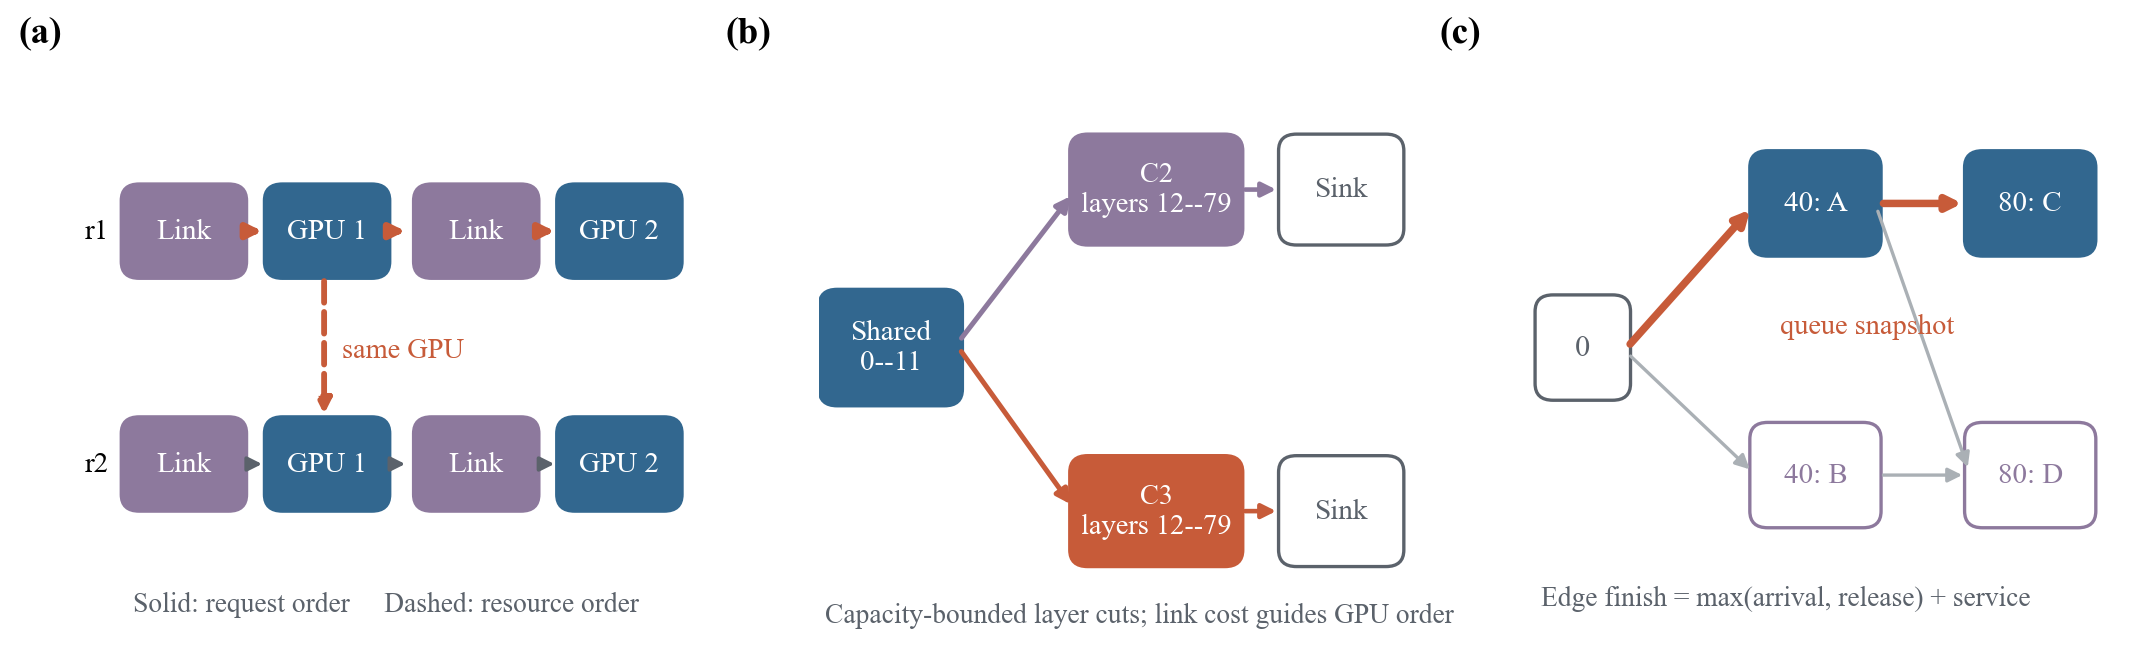

The script that drew this image:
"""Vector schematic of the three implemented methods; no empirical data encoded."""

from matplotlib.patches import FancyArrowPatch, FancyBboxPatch
import matplotlib.pyplot as plt

from common import HELIX, OURS, CANONICAL, GRAY, LIGHT, panel, save


def box(ax, x, y, w, h, label, color, *, pale=False, size=7.3):
    patch = FancyBboxPatch((x, y), w, h, boxstyle="round,pad=0.01,rounding_size=0.03",
                           facecolor="white" if pale else color,
                           edgecolor=color, linewidth=0.8)
    ax.add_patch(patch)
    ax.text(x + w / 2, y + h / 2, label, ha="center", va="center",
            color=color if pale else "white", fontsize=size)
    return patch


def arrow(ax, xy0, xy1, *, color=GRAY, width=1.1, dashed=False):
    ax.add_patch(FancyArrowPatch(xy0, xy1, arrowstyle="-|>", mutation_scale=7,
                                 color=color, linewidth=width,
                                 linestyle="--" if dashed else "-"))


def setup(ax, letter):
    ax.set_xlim(0, 1)
    ax.set_ylim(0, 1)
    ax.axis("off")
    panel(ax, letter)


def event_dag(ax):
    setup(ax, "a")
    xs = [0.03, 0.27, 0.52, 0.76]
    labels = ["Link", "GPU 1", "Link", "GPU 2"]
    colors = [CANONICAL, HELIX, CANONICAL, HELIX]
    for y, suffix in ((0.64, "r1"), (0.22, "r2")):
        ax.text(0.0, y + 0.075, suffix, ha="right", va="center", fontsize=7)
        for x, label, color in zip(xs, labels, colors):
            box(ax, x, y, 0.19, 0.15, label, color, size=7)
        for x in (0.22, 0.46, 0.71):
            arrow(ax, (x, y + 0.075), (x + 0.05, y + 0.075),
                  color=OURS if y > 0.5 else GRAY,
                  width=1.6 if y > 0.5 else 0.9)
    arrow(ax, (0.36, 0.64), (0.36, 0.37), color=OURS, dashed=True, width=1.4)
    ax.text(0.39, 0.50, "same GPU", fontsize=6.8, color=OURS, va="center")
    ax.text(0.04, 0.03, "Solid: request order     Dashed: resource order",
            fontsize=6.6, color=GRAY)


def placement(ax):
    setup(ax, "b")
    box(ax, 0.01, 0.41, 0.22, 0.19, "Shared\n0--11", HELIX, size=7)
    for y, cluster, color, text in ((0.70, "C2", CANONICAL, "12--79"),
                                     (0.12, "C3", OURS, "12--79")):
        box(ax, 0.43, y, 0.27, 0.18, f"{cluster}\nlayers {text}",
            color, size=6.8)
        arrow(ax, (0.23, 0.51), (0.43, y + 0.09), color=color, width=1.2)
        box(ax, 0.78, y, 0.19, 0.18, "Sink", GRAY, pale=True, size=7)
        arrow(ax, (0.70, y + 0.09), (0.78, y + 0.09), color=color)
    ax.text(0.01, 0.01, "Capacity-bounded layer cuts; link cost guides GPU order",
            fontsize=6.6, color=GRAY)


def scheduling(ax):
    setup(ax, "c")
    box(ax, 0.02, 0.42, 0.14, 0.17, "0", GRAY, pale=True)
    for x, y, label in ((0.38, 0.68, "40: A"), (0.38, 0.19, "40: B"),
                        (0.74, 0.68, "80: C"), (0.74, 0.19, "80: D")):
        box(ax, x, y, 0.2, 0.17, label, HELIX if y > 0.5 else CANONICAL,
            pale=y < 0.5, size=7)
    for p0, p1, chosen in (((0.16, 0.5), (0.38, 0.765), True),
                            ((0.16, 0.5), (0.38, 0.275), False),
                            ((0.58, 0.765), (0.74, 0.765), True),
                            ((0.58, 0.275), (0.74, 0.275), False),
                            ((0.58, 0.765), (0.74, 0.275), False)):
        arrow(ax, p0, p1, color=OURS if chosen else "#AAB0B5",
              width=1.8 if chosen else 0.8)
    ax.text(0.02, 0.04, "Edge finish = max(arrival, release) + service",
            fontsize=6.6, color=GRAY)
    ax.text(0.42, 0.53, "queue snapshot", fontsize=6.8, color=OURS)


def main():
    fig, axes = plt.subplots(1, 3, figsize=(7.15, 2.2))
    for ax, fn in zip(axes, (event_dag, placement, scheduling)):
        fn(ax)
    fig.subplots_adjust(left=0.04, right=0.98, bottom=0.10, top=0.94,
                        wspace=0.19)
    save(fig, "fig00_method_overview")


if __name__ == "__main__":
    main()
